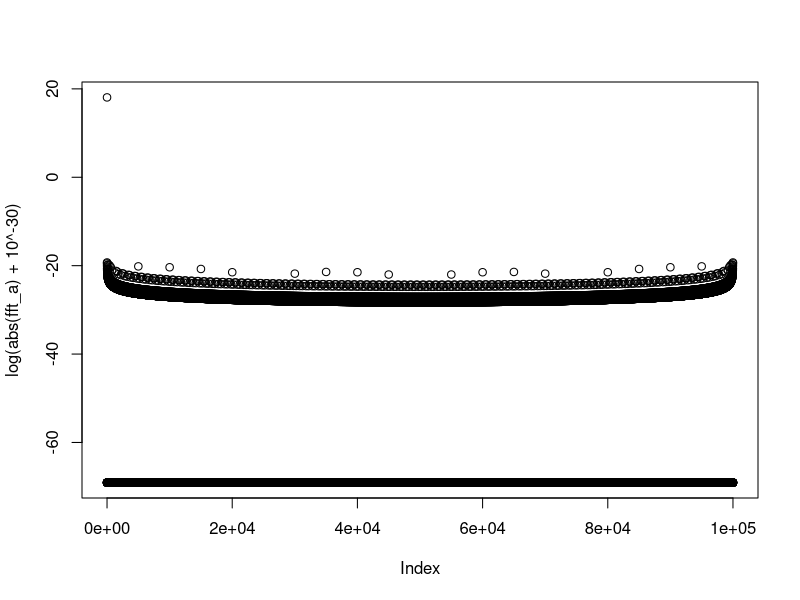

Generate this figure with R: (Note: this script raises an error after producing the figure.)
#Q31078

#a = [7000 for i in xrange(100000)]

a <- rep(700, 100000)

#fft_a = npf.fft(a)
fft_a <- fft(a)

#for idx in range(0,100000):
#  print(str(np.real(fft_a[idx])) + "," +  str(np.imag(fft_a[idx])))

plot(log(abs(fft_a) + 10^-30),  lwd=1)

points(log(abs(vals[,1]+10^-30)), col="red")

title('FFT of constant data: black R, red Python')
